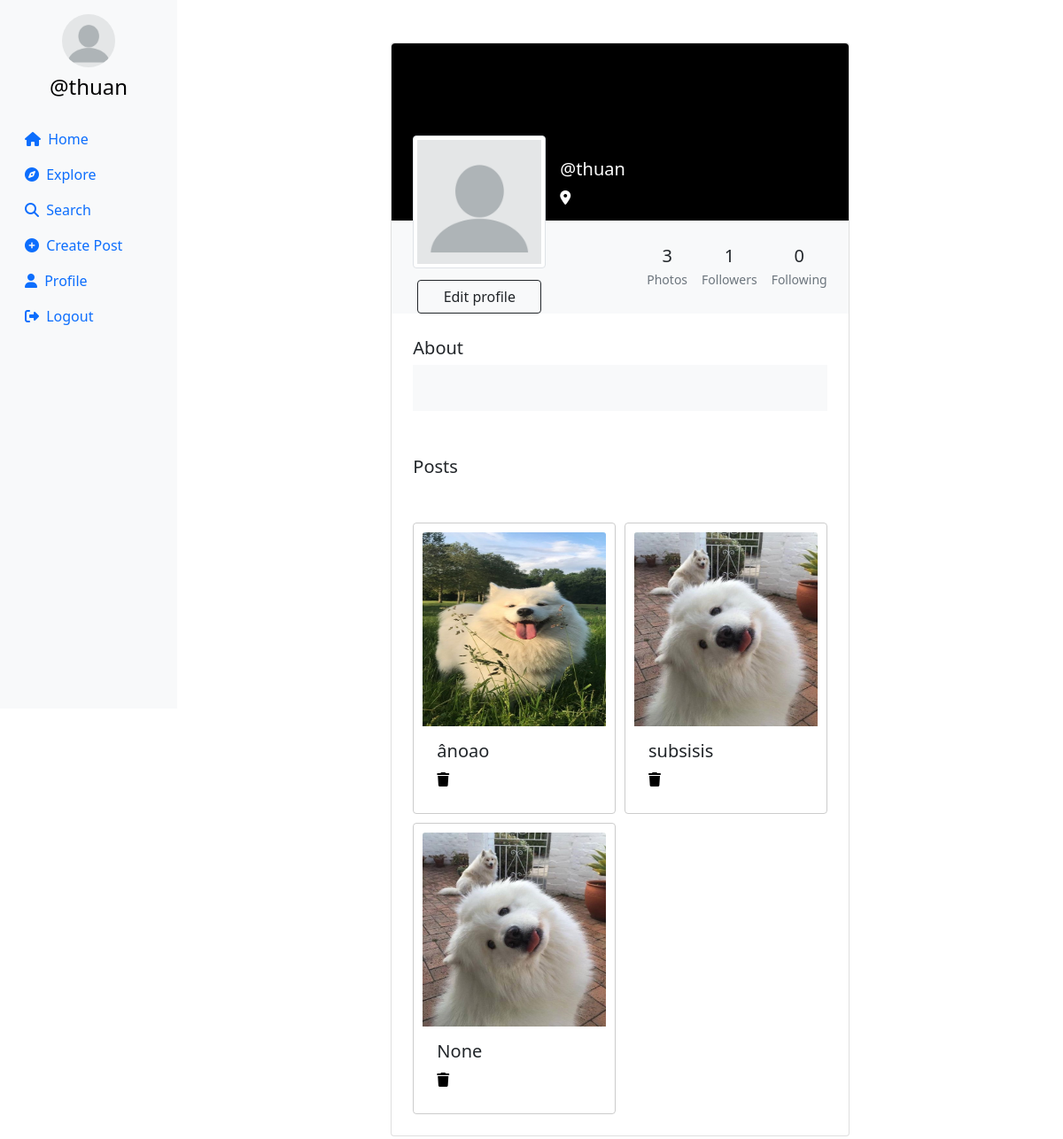
/profile/thuan (signed in), run on an earlier commit of the app's database.
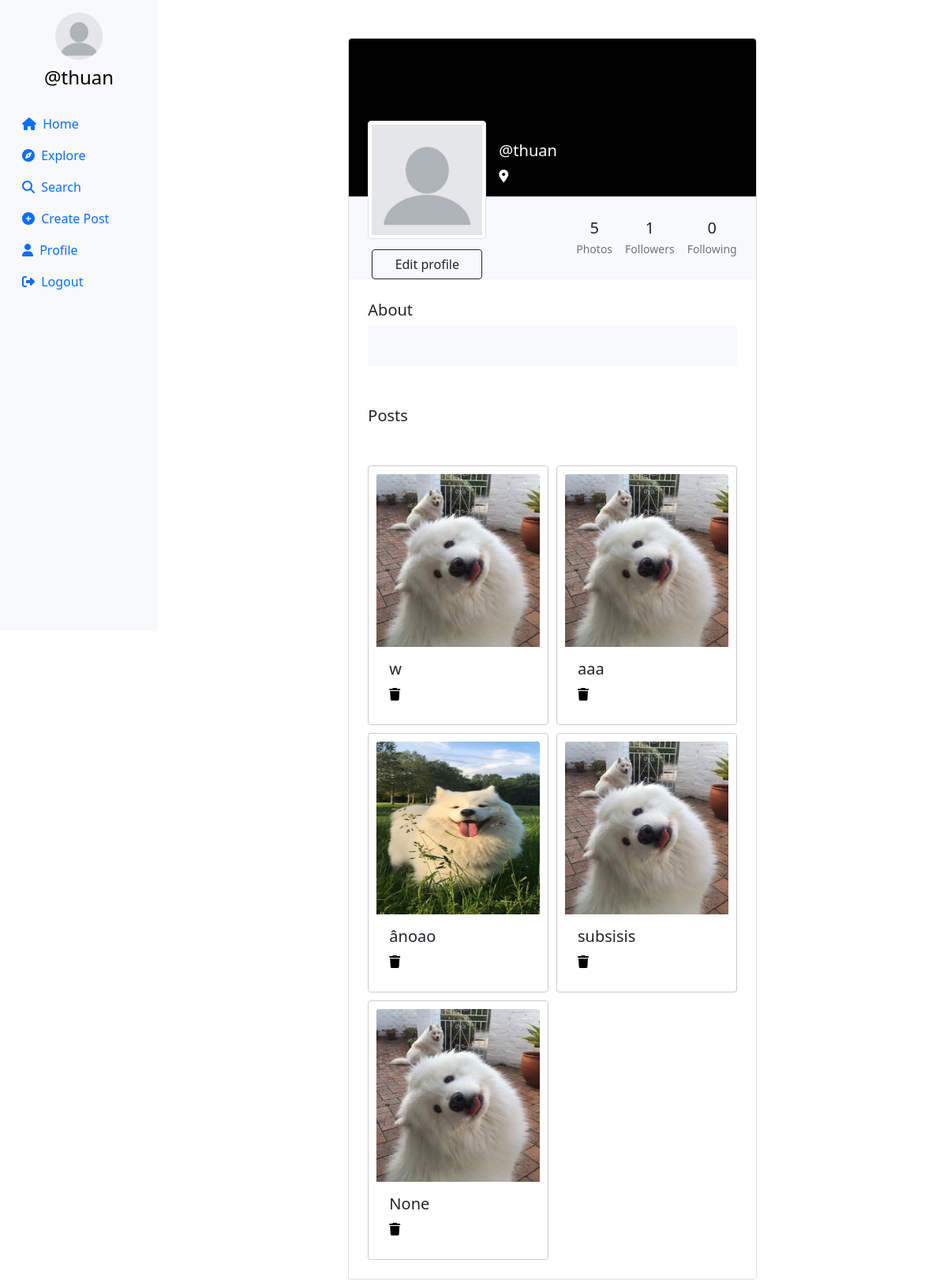
And on a later commit of the database.
### userauth/models.py (models this page shows, shortened)
class Post(models.Model):
    id = models.UUIDField(primary_key=True, default=uuid.uuid4)
    user = models.CharField(max_length=100)
    title = models.TextField(null=True, blank=True)
    image = models.ImageField(upload_to='post_images')
    caption = models.TextField()
    subject = models.CharField(max_length=50, default="Math")
    created_at = models.DateTimeField(default=datetime.now)
    no_of_likes = models.IntegerField(default=0)

### userauth/views.py (the view)
# urls.py: path('profile/<str:id_user>', views.profile),
@login_required(login_url='/loginn')
def profile(request,id_user):
    user_object = User.objects.get(username=id_user)
    print(user_object)
    profile = Profile.objects.get(user=request.user)
    user_profile = Profile.objects.get(user=user_object)
    user_posts = Post.objects.filter(user=id_user).order_by('-created_at')
    user_post_length = len(user_posts)
    follower = request.user.username
    user = id_user
    if Followers.objects.filter(follower=follower, user=user).first():
        follow_unfollow = 'Unfollow'
    else:
        follow_unfollow = 'Follow'
    user_followers = len(Followers.objects.filter(user=id_user))
    user_following = len(Followers.objects.filter(follower=id_user))
    context = {
        'user_object': user_object,
        'user_profile': user_profile,
        'user_posts': user_posts,
        'user_post_length': user_post_length,
        'profile': profile,
        'follow_unfollow':follow_unfollow,
        'user_followers': user_followers,
        'user_following': user_following,
    }
    if request.user.username == id_user:
        if request.method == 'POST':
            if request.FILES.get('image') == None:
             image = user_profile.profileimg
             bio = request.POST['bio']
             location = request.POST['location']
             user_profile.profileimg = image
             user_profile.bio = bio
             user_profile.location = location
             user_profile.save()
            if request.FILES.get('image') != None:
             image = request.FILES.get('image')
             bio = request.POST['bio']
             location = request.POST['location']
             user_profile.profileimg = image
             user_profile.bio = bio
             user_profile.location = location
             user_profile.save()
            return redirect('/profile/'+id_user)
        else:
            return render(request, 'profile.html', context)
    return render(request, 'profile.html', context)

### templates/profile.html (shortened to what the changed rows need)
{% load static %}
<!DOCTYPE html>
<html lang="en">
<head>
    <link rel="stylesheet" href="https://maxcdn.bootstrapcdn.com/bootstrap/4.5.2/css/bootstrap.min.css">
    <link href="https://cdn.jsdelivr.net/npm/bootstrap@5.0.2/dist/css/bootstrap.min.css" rel="stylesheet"
>
    <link rel="stylesheet" href="{% static 'css/app.css' %}">
</head>
<body>
    {% load static %}
    <div class="container-fluid">
        <div class="row">
            {% load static %}
            <main role="main" class="col-md-9 ml-sm-auto col-lg-10 px-md-4">
                <section class="gradient-custom-2">
                    <div class="container py-5">
                        <div class="row d-flex justify-content-center align-items-center h-100">
                            <div class="col col-lg-9 col-xl-7">
                                <div class="card">
                                    <div class="p-4 text-black" style="background-color: #f8f9fa;">
                                        <div class="d-flex justify-content-end text-center py-1">
                                            <div>
                                                <p class="mb-1 h5">{{user_post_length}}</p>
                                                <p class="small text-muted mb-0">Photos</p>
                                            </div>
                                        </div>
                                    </div>
                                    <div class="card-body p-4 text-black">
                                        <div class="image-grid">
                                            {% for pos in user_posts %}
                                            <div class="card image-item">
                                                <img src="{{pos.image.url}}" class="card-img-top" alt="..."
                                                    style="width: 219px;height: 219px;">
                                                <div class="card-body">
                                                    <h5 class="card-title">{{pos.title}}</h5>
                                                    {% if user == user_profile.user %} <a href=" /delete/{{pos.id}} "><i
                                                            class="fa-solid fa-trash"></i></a>
                                                    {% endif %}
                                                </div>
                                            </div>
                                            {% endfor %}
                                        </div>
                                    </div>
                                </div>
                            </div>
                        </div>
                    </div>
                </section>
            </main>
        </div>
    </div>
</body>
</html>

What changed in the data, as far as the page shows it:
added Post: image (picture), title "w"
added Post: image (picture), title "aaa"
Also different on the page:
{{ user_post_length }}: "3" → "5"
